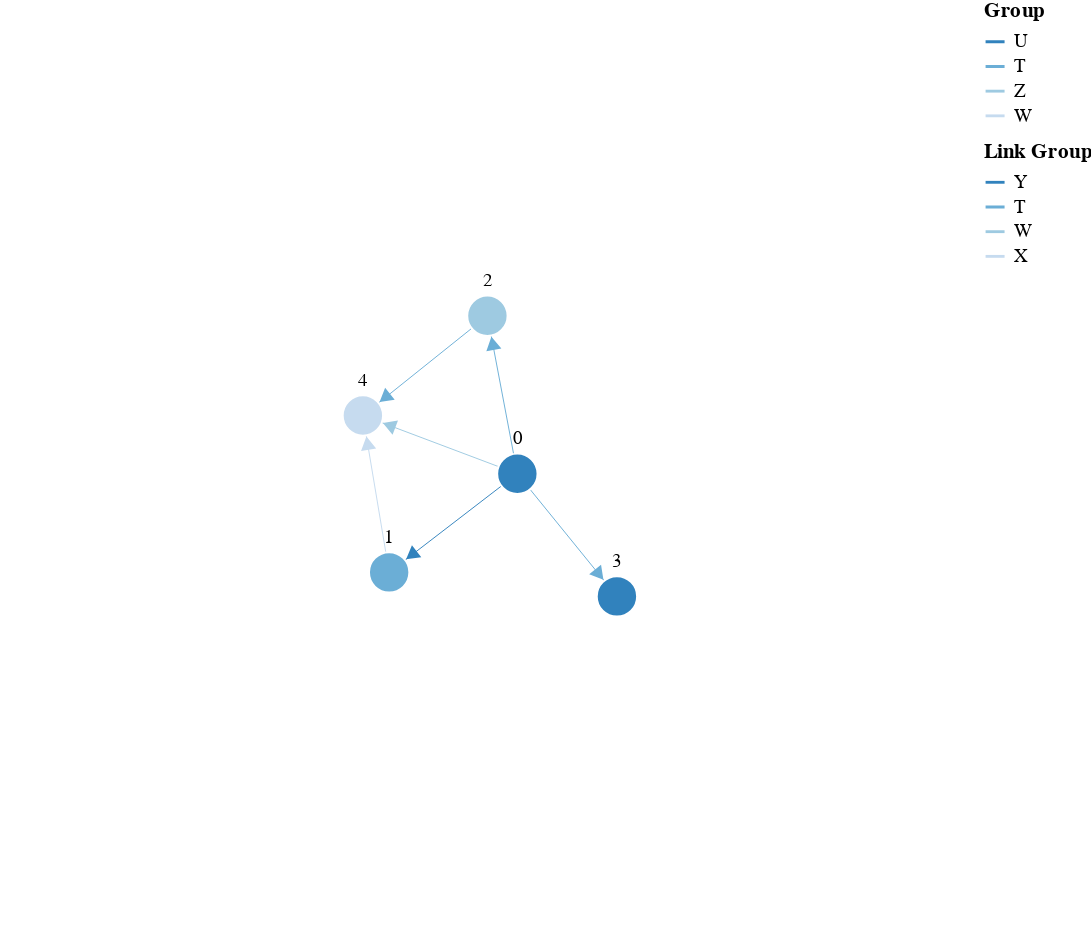

The notebook cell this image was saved under:
### Code cell
g = nx.generators.barabasi_albert_graph(5, 3)
def rand_group():
    possible = "TUVWXYZ"
    return random.sample(possible, 1)[0]

node_properties = {n: {"group": rand_group()}
                    for n in g.nodes()}

edge_attributions = {e: {"group": rand_group()}
                    for e in g.edges()}

nx.set_node_attributes(g, node_properties)
nx.set_edge_attributes(g, edge_attributions)
nx.set_node_attributes(g, {k:f"n{i}" for i, k in enumerate(g.nodes)}, "label")

schema = plots.spring_force_graph(g, node_labels="label")
plots.save_schema(schema, "_schema.json")
plots.ipy_display(schema, format="interactive")

### Figure 1 — Vega specification as saved in the notebook (floating-point values rounded to 4 significant figures)
{"$schema": "https://vega.github.io/schema/vega/v5.json", "data": [{"name": "node-data", "on": [{"modify": "node.datum", "trigger": "fix.length == 2", "values": "{interactionX: fix[0], interactionY: fix[1]}"}, {"modify": "reset", "trigger": "reset", "values": "{interactionX: null, interactionY: null}"}], "values": [{"group": "U", "id": 0, "label": 0}, {"group": "T", "id": 1, "label": 1}, {"group": "Z", "id": 2, "label": 2}, {"group": "U", "id": 3, "label": 3}, {"group": "W", "id": 4, "label": 4}]}, {"name": "link-data", "values": [{"group": "Y", "source": 0, "target": 1}, {"group": "T", "source": 0, "target": 2}, {"group": "T", "source": 0, "target": 3}, {"group": "W", "source": 0, "target": 4}, {"group": "X", "source": 1, "target": 4}, {"group": "T", "source": 2, "target": 4}]}], "description": "A node-link diagram with force-directed layout.", "height": 500, "legends": [{"stroke": "color", "symbolType": "stroke", "title": "Group"}, {"stroke": "colorlink", "symbolType": "stroke", "title": "Link Group"}], "marks": [{"encode": {"enter": {"fill": {"field": "group", "scale": "color"}, "stroke": {"value": "white"}}, "update": {"cursor": {"value": "pointer"}, "fx": {"signal": "datum.interactionX == null ? scale('xscale', datum.inputX) : datum.interactionX"}, "fy": {"signal": "datum.interactionY == null ? scale('yscale', datum.inputY) : datum.interactionY"}, "size": {"signal": "2 * nodeRadius * nodeRadius"}}}, "from": {"data": "node-data"}, "name": "nodes", "transform": [{"forces": [{"force": "center", "x": {"signal": "cx"}, "y": {"signal": "cy"}}, {"force": "collide", "radius": {"signal": "nodeRadius"}}, {"force": "nbody", "strength": {"signal": "nodeCharge"}}, {"distance": {"signal": "linkDistance"}, "force": "link", "links": "link-data"}], "iterations": 300, "restart": {"signal": "restart"}, "signal": "force", "static": true, "type": "force"}], "type": "symbol", "zindex": 1}, {"encode": {"enter": {"align": {"value": "center"}, "baseline": {"value": "middle"}, "fill": {"value": "black"}, "fontSize": {"value": 10}, "text": {"field": "datum.label"}}, "update": {"x": {"field": "x"}, "y": {"field": "y"}}}, "from": {"data": "nodes"}, "interactive": false, "name": "labels", "transform": [{"anchor": ["top", "bottom", "right", "left"], "avoidMarks": ["nodes"], "offset": [1], "size": {"signal": "[width + 60, height]"}, "type": "label"}], "type": "text", "zindex": 2}, {"encode": {"update": {"stroke": {"field": "group", "scale": "colorlink"}, "strokeWidth": {"value": 0.5}}}, "from": {"data": "link-data"}, "interactive": false, "transform": [{"require": {"signal": "force"}, "shape": "line", "sourceX": "datum.source.x", "sourceY": "datum.source.y", "targetX": "datum.target.x", "targetY": "datum.target.y", "type": "linkpath"}], "type": "path"}, {"encode": {"enter": {"fill": {"field": "group", "scale": "colorlink"}, "shape": {"value": "triangle-right"}, "size": {"value": 40}, "stroke": {"field": "group", "scale": "colorlink"}}, "hover": {"opacity": {"value": 1}}, "update": {"x": {"field": "target.x"}, "y": {"field": "target.y"}}}, "from": {"data": "link-data"}, "name": "arrows", "transform": [{"as": "tan", "expr": "atan2((datum.datum.target.y-datum.datum.source.y),(datum.datum.target.x-datum.datum.source.x))", "type": "formula"}, {"as": "angle", "expr": "datum.tan*180/PI", "type": "formula"}, {"as": "y", "expr": "datum.datum.target.y - nodeRadius*sin(datum.tan)", "type": "formula"}, {"as": "x", "expr": "datum.datum.target.x - nodeRadius*cos(datum.tan)", "type": "formula"}], "type": "symbol", "zindex": {"value": 40}}], "padding": 0, "scales": [{"domain": {"data": "node-data", "field": "group"}, "name": "color", "range": {"scheme": "category20c"}, "type": "ordinal"}, {"domain": {"data": "link-data", "field": "group"}, "name": "colorlink", "range": {"scheme": "category20c"}, "type": "ordinal"}, {"domain": {"data": "node-data", "field": "inputX"}, "name": "xscale", "range": [10, {"signal": "width - 10"}]}, {"domain": {"data": "node-data", "field": "inputY"}, "name": "yscale", "range": [10, {"signal": "height - 10"}]}], "signals": [{"name": "cx", "update": "width / 2"}, {"name": "cy", "update": "height / 2"}, {"name": "nodeRadius", "value": 15}, {"name": "nodeCharge", "value": -80}, {"name": "linkDistance", "value": 80}, {"description": "State variable for active node fix status.", "name": "fix", "on": [{"events": "symbol:mouseout[!event.buttons], window:mouseup", "update": "false"}, {"events": "symbol:mouseover", "update": "fix || true"}, {"events": "[symbol:mousedown, window:mouseup] > window:mousemove!", "force": true, "update": "xy()"}], "value": false}, {"description": "Unfix node", "name": "reset", "on": [{"events": "symbol:dblclick", "update": "item().datum"}], "value": null}, {"description": "Graph node most recently interacted with.", "name": "node", "on": [{"events": "symbol:mouseover", "update": "fix === true ? item() : node"}], "value": null}, {"description": "Flag to restart Force simulation upon data changes.", "name": "restart", "on": [{"events": {"signal": "fix"}, "update": "fix && fix.length"}, {"events": {"signal": "reset"}, "update": "true"}], "value": false}], "width": 500}
